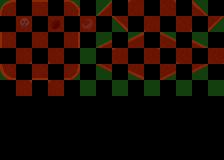

Rendered tile map (Tiled .tmx) drawn with the repository's tilesets; below, a short description and the map source with its tile grids summarised:
An orthogonal 14x10 tile map with 16x16 px tiles, 3 tile layers (regions, input_Background, output_Physic), 2 tilesets.

<map version="1.0" orientation="orthogonal" width="14" height="10" tilewidth="16" tileheight="16">
 <properties>
  <property name="DeleteTiles" value="true" />
 </properties>
 <tileset firstgid="1" name="tileset" tilewidth="16" tileheight="16">
  <image source="tileset.png" width="512" height="512" />
 </tileset>
 <tileset firstgid="1025" name="physics" tilewidth="16" tileheight="16">
  <image source="physics.png" width="512" height="512" />
 </tileset>
 <layer name="regions" width="14" height="10">
  <data>[140 cells, 42 non-empty, 1 distinct tile ids]</data>
 </layer>
 <layer name="input_Background" width="14" height="10">
  <data>[140 cells, 36 non-empty, 36 distinct tile ids]</data>
 </layer>
 <layer name="output_Physic" width="14" height="10" opacity="0.24">
  <data>[140 cells, 36 non-empty, 17 distinct tile ids]</data>
 </layer>
</map>
